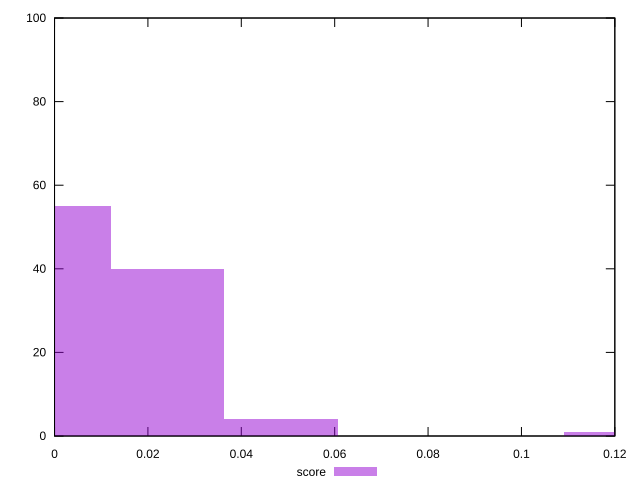

Generate this figure with gnuplot:
reset

$score <<EOF
0.02426418127473184 40
0 55
0.04852836254946368 4
0.1213209063736592 1
EOF

set key outside below
set boxwidth 0.02426418127473184
set xrange [0:0.12]
set yrange [0:100]
set trange [0:100]
set style fill transparent solid 0.5 noborder
set terminal svg size 640, 490 enhanced background rgb 'white'
set output "reports/report_00027_2021-02-24T12-40-31.850Z/max-potential-fid/samples/music/score/histogram.svg"

plot $score title "score" with boxes

reset
